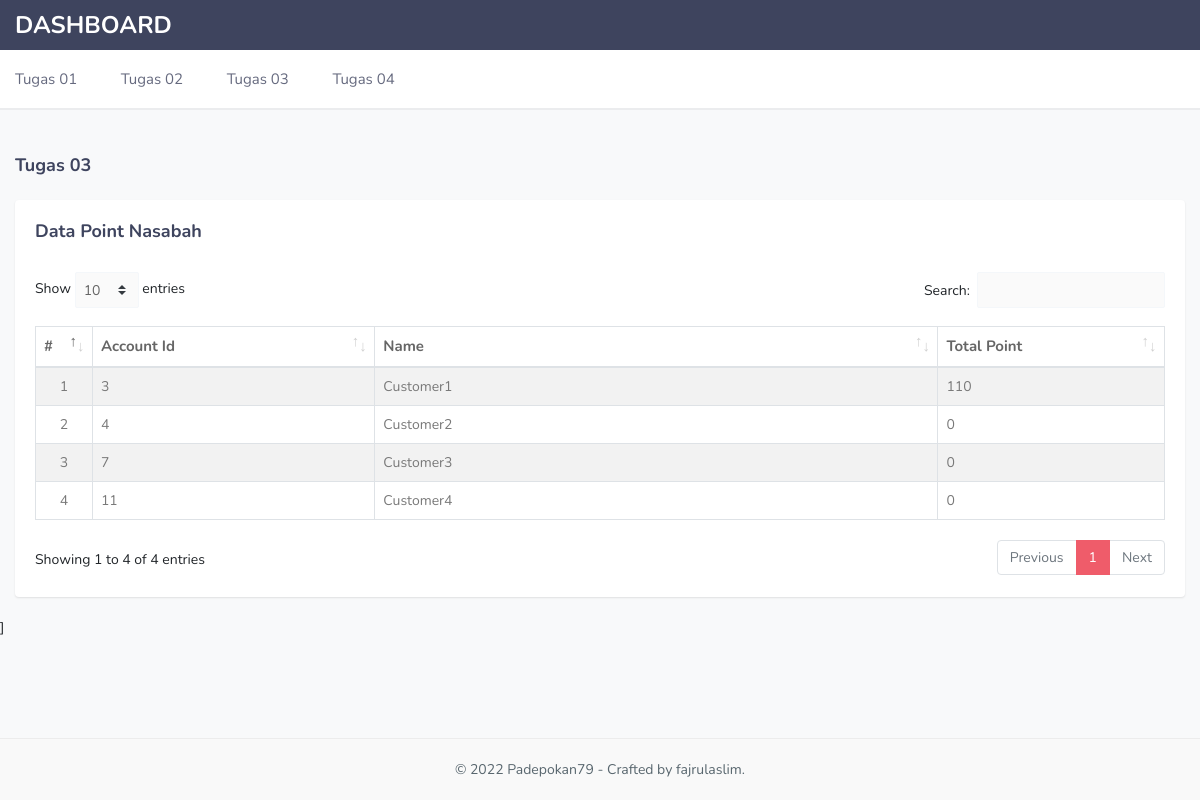
The app's page /index.php/home/tugas3 with its own data.
### tables this page shows
CREATE TABLE `nasabah` (
  `accountId` int(11) NOT NULL,
  `name` varchar(256) NOT NULL
);

### application/controllers/Home.php (called while the page is built, shortened)
<?php
class Home extends CI_Controller {
	public function __construct(){
		$this->load->model('Home_model');
	}
	public function tugas3(){
		$data['title'] = 'Padepokan79';
		$data['nasabah'] = $this->Home_model->getAllPointNasabah();
		$this->load->view('_layouts/header', $data);
		$this->load->view('home/tugas3', $data);
		$this->load->view('_layouts/footer', $data);
	}
}

### index.php (called while the page is built, shortened)
<?php
require_once BASEPATH.'core/CodeIgniter.php';

### application/models/Home_model.php (called while the page is built, shortened)
<?php
class Home_model extends CI_model{
	public function getAllPointNasabah(){
		$query = "SELECT `transaksi`.`accountId`, `nasabah`.`name`, `transaksi`.`description`, `transaksi`.`amount`
					FROM `transaksi` JOIN `nasabah`
					ON `transaksi`.`accountId`	= `nasabah`.`accountId`
					WHERE `transaksi`.`description` = 'Beli Pulsa' or `transaksi`.`description` = 'Bayar Listrik'
		";
		$result = $this->db->query($query)->result_array();
		foreach($result as $key => $r) {
			$hitungPoint = 0;
			if($r['description'] == 'Bayar Listrik') {
				if($r['amount'] >= 50001) {
					if($r['amount'] <= 100000) {
						$hitungPoint = $hitungPoint + (($r['amount']-50000) / 2000);
					} else {
						$hitungPoint = $hitungPoint + (50000 / 2000);
					}
				}
				if($r['amount'] > 100000) {
					$hitungPoint = $hitungPoint + ((($r['amount']-100000) / 2000) * 2);
				}
			}
			if($r['description'] == 'Beli Pulsa') {
				if($r['amount'] >= 10001) {
					if($r['amount'] <= 30000) {
						$hitungPoint = $hitungPoint + (($r['amount']-10000) / 1000);
					} else {
						$hitungPoint = $hitungPoint + (20000 / 1000);
					}
				}
				if($r['amount'] > 30000) {
					$hitungPoint = $hitungPoint + ((($r['amount']-30000) / 1000) * 2);
				}
			}
			$result[$key]['point'] = $hitungPoint;
		}
		$nasabah = $this->db->get('nasabah')->result_array();
		foreach($nasabah as $key => $n) {
			$totalPoint = 0;
			foreach($result as $item) {
				if($item['accountId'] == $n['accountId']) {
					$totalPoint = $totalPoint + $item['point'];
				}
			}
			$nasabah[$key]['totalPoint'] = $totalPoint;
		}
		return $nasabah;
		print_r($nasabah);
		die();
	}
}

### application/views/home/tugas3.php (the view)
<div class="wrapper">
    <div class="container-fluid">
        <div class="row">
            <div class="col-sm-12">
                <div class="page-title-box">
                    <div class="row align-items-center">
                        <div class="col-md-8">
                            <h4 class="page-title m-0">Tugas 03</h4>
                        </div>
                    </div>
                </div>
            </div>
        </div>
        <div class="row">
            <div class="col-lg-12">
                <div class="card">
                    <div class="card-body">
                        <h4 class="m-b-30 m-t-0">Data Point Nasabah</h4>
                        <div class="row">
                            <div class="col-lg-12 col-sm-12 col-12">
                                <table id="datatable" class="table table-striped table-bordered dt-responsive nowrap" style="border-collapse: collapse; width: 100%;">
                                    <thead>
                                        <tr>
                                            <th width="5%">#</th>
                                            <th width="25%">Account Id</th>
                                            <th>Name</th>
                                            <th width="20%">Total Point</th>
                                        </tr>
                                    </thead>
                                    <tbody>
                                        <?php $i=1; ?>
                                        <?php foreach ($nasabah as $item): ?>
                                        <tr>
                                            <td class="text-center"><?= $i; ?></td>
                                            <td><?= $item['accountId']; ?></td>
                                            <td><?= $item['name']; ?></td>
                                            <td><?= $item['totalPoint']; ?></td>
                                        </tr>
                                        <?php $i+=1; ?>
                                        <?php endforeach; ?>
                                    </tbody>
                                </table>
                            </div>
                        </div>
                    </div>
                </div>
            </div>
        </div>
    </div>
</div>

### assets/css/style.css (style rules this page uses)
body { background: #f8f9fa; font-family: "Nunito", sans-serif; margin: 0; font-size: 14px; }
html { overflow-x: hidden; position: relative; min-height: 100%; background: #f8f9fa; }
h1, h2, h3, h4, h5, h6 { color: #3e445e; font-weight: bold; margin: 10px 0; }
h4 { line-height: 22px; font-size: 18px; }
* { outline: none !important; }
.row { margin-right: -10px; margin-left: -10px; }
.col, .col-1, .col-10, .col-11, .col-12, .col-2, .col-3, .col-4, .col-5, .col-6, .col-7, .col-8, .col-9, .col-auto, .col-lg, .col-lg-1, .col-lg-10, .col-lg-11, .col-lg-12, .col-lg-2, .col-lg-3, .col-lg-4, .col-lg-5, .col-lg-6, .col-lg-7, .col-lg-8, .col-lg-9, .col-lg-auto, .col-md, .col-md-1, .col-md-10, .col-md-11, .col-md-12, .col-md-2, .col-md-3, .col-md-4, .col-md-5, .col-md-6, .col-md-7, .col-md-8, .col-md-9, .col-md-auto, .col-sm, .col-sm-1, .col-sm-10, .col-sm-11, .col-sm-12, .col-sm-2, .col-sm-3, .col-sm-4, .col-sm-5, .col-sm-6, .col-sm-7, .col-sm-8, .col-sm-9, .col-sm-auto, .col-xl, .col-xl-1, .col-xl-10, .col-xl-11, .col-xl-12, .col-xl-2, .col-xl-3, .col-xl-4, .col-xl-5, .col-xl-6, .col-xl-7, .col-xl-8, .col-xl-9, .col-xl-auto { padding-left: 10px; padding-right: 10px; }
.table td, .table th { padding: 8px; }
.m-0 { margin: 0px !important; }
.m-t-0 { margin-top: 0px; }
.m-b-30 { margin-bottom: 30px; }
.card { border: none; -webkit-box-shadow: 0px 1px 2px 0px rgba(0, 0, 0, 0.1); box-shadow: 0px 1px 2px 0px rgba(0, 0, 0, 0.1); margin-bottom: 20px; }
.table { margin-bottom: 10px; }
tbody { color: #797979; }
th { color: #666666; font-size: 15px; }
#datatable td { font-weight: normal; }
.table-bordered.dataTable > thead > tr > td, .table-bordered.dataTable > thead > tr > th { border-bottom-width: 1px !important; }
table.dataTable { margin-top: 10px !important; margin-bottom: 18px !important; }
body { padding-bottom: 65px; }
.container-fluid { max-width: 1300px; }
.wrapper { margin-top: 130px; }
.page-title-box { padding: 24px 0px; }

### records on screen
nasabah: accountId "4", name "Customer2", totalPoint "0"
nasabah: accountId "7", name "Customer3", totalPoint "0"
nasabah: accountId "11", name "Customer4", totalPoint "0"

### other values on screen
$item['accountId'] "3"
$item['name'] "Customer1"
$item['totalPoint'] "110"
